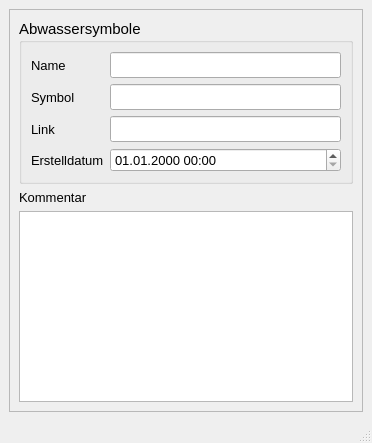
<?xml version="1.0" encoding="UTF-8"?>
<ui version="4.0">
 <class>MainWindow</class>
 <widget class="QMainWindow" name="MainWindow">
  <property name="geometry">
   <rect>
    <x>0</x>
    <y>0</y>
    <width>372</width>
    <height>443</height>
   </rect>
  </property>
  <property name="minimumSize">
   <size>
    <width>370</width>
    <height>300</height>
   </size>
  </property>
  <property name="font">
   <font>
    <family>Tahoma</family>
    <pointsize>10</pointsize>
   </font>
  </property>
  <property name="windowTitle">
   <string>Anbindung Direkteinleiter</string>
  </property>
  <property name="layoutDirection">
   <enum>Qt::LeftToRight</enum>
  </property>
  <widget class="QWidget" name="centralwidget">
   <layout class="QGridLayout" name="gridLayout">
    <item row="0" column="0">
     <widget class="QScrollArea" name="scrollArea">
      <property name="widgetResizable">
       <bool>true</bool>
      </property>
      <widget class="QWidget" name="scrollAreaWidgetContents">
       <property name="geometry">
        <rect>
         <x>0</x>
         <y>0</y>
         <width>348</width>
         <height>393</height>
        </rect>
       </property>
       <layout class="QGridLayout" name="gridLayout_2">
        <item row="0" column="0">
         <widget class="QGroupBox" name="groupBox_3">
          <property name="font">
           <font>
            <family>Tahoma</family>
            <pointsize>11</pointsize>
           </font>
          </property>
          <property name="title">
           <string>Abwassersymbole</string>
          </property>
          <layout class="QGridLayout" name="gridLayout_3">
           <item row="0" column="0">
            <widget class="QLabel" name="label_4">
             <property name="font">
              <font>
               <family>Tahoma</family>
               <pointsize>10</pointsize>
              </font>
             </property>
             <property name="text">
              <string>Name</string>
             </property>
             <property name="alignment">
              <set>Qt::AlignLeading|Qt::AlignLeft|Qt::AlignVCenter</set>
             </property>
            </widget>
           </item>
           <item row="0" column="1">
            <widget class="QLineEdit" name="bezeichnung">
             <property name="font">
              <font>
               <family>Tahoma</family>
               <pointsize>11</pointsize>
              </font>
             </property>
             <property name="toolTip">
              <string>&lt;html&gt;&lt;head/&gt;&lt;body&gt;&lt;p&gt;Eindeutige Bezeichnung&lt;/p&gt;&lt;/body&gt;&lt;/html&gt;</string>
             </property>
             <property name="statusTip">
              <string>Eindeutige Bezeichnung</string>
             </property>
            </widget>
           </item>
           <item row="1" column="0">
            <widget class="QLabel" name="label_73">
             <property name="font">
              <font>
               <family>Tahoma</family>
               <pointsize>10</pointsize>
              </font>
             </property>
             <property name="text">
              <string>Symbol</string>
             </property>
            </widget>
           </item>
           <item row="1" column="1">
            <widget class="QLineEdit" name="art">
             <property name="font">
              <font>
               <family>Tahoma</family>
               <pointsize>11</pointsize>
              </font>
             </property>
             <property name="toolTip">
              <string/>
             </property>
             <property name="statusTip">
              <string/>
             </property>
            </widget>
           </item>
           <item row="2" column="0">
            <widget class="QLabel" name="label_72">
             <property name="font">
              <font>
               <family>Tahoma</family>
               <pointsize>10</pointsize>
              </font>
             </property>
             <property name="text">
              <string>Link</string>
             </property>
            </widget>
           </item>
           <item row="2" column="1">
            <widget class="QLineEdit" name="link">
             <property name="font">
              <font>
               <family>Tahoma</family>
               <pointsize>11</pointsize>
              </font>
             </property>
             <property name="toolTip">
              <string>&lt;html&gt;&lt;head/&gt;&lt;body&gt;&lt;p&gt;Speicherort mit Zusatzinfos&lt;/p&gt;&lt;/body&gt;&lt;/html&gt;</string>
             </property>
             <property name="statusTip">
              <string>Speicherort mit Zusatzinfos</string>
             </property>
            </widget>
           </item>
           <item row="3" column="0">
            <widget class="QLabel" name="label_71">
             <property name="font">
              <font>
               <family>Tahoma</family>
               <pointsize>10</pointsize>
              </font>
             </property>
             <property name="text">
              <string>Erstelldatum</string>
             </property>
            </widget>
           </item>
           <item row="3" column="1">
            <widget class="QgsDateTimeEdit" name="createdat">
             <property name="font">
              <font>
               <family>Tahoma</family>
               <pointsize>10</pointsize>
              </font>
             </property>
             <property name="currentSection">
              <enum>QDateTimeEdit::DaySection</enum>
             </property>
             <property name="displayFormat">
              <string>dd.MM.yyyy HH:mm</string>
             </property>
            </widget>
           </item>
          </layout>
         </widget>
        </item>
        <item row="1" column="0">
         <widget class="QLabel" name="label_15">
          <property name="text">
           <string>Kommentar</string>
          </property>
         </widget>
        </item>
        <item row="2" column="0">
         <widget class="QTextEdit" name="kommentar">
          <property name="minimumSize">
           <size>
            <width>0</width>
            <height>0</height>
           </size>
          </property>
          <property name="toolTip">
           <string>&lt;html&gt;&lt;head/&gt;&lt;body&gt;&lt;p&gt;Platz für zusätzliche Kommentare&lt;/p&gt;&lt;/body&gt;&lt;/html&gt;</string>
          </property>
          <property name="statusTip">
           <string>Platz für zusätzliche Kommentare</string>
          </property>
         </widget>
        </item>
       </layout>
      </widget>
     </widget>
    </item>
   </layout>
  </widget>
  <widget class="QStatusBar" name="statusbar"/>
 </widget>
 <customwidgets>
  <customwidget>
   <class>QgsDateTimeEdit</class>
   <extends>QDateTimeEdit</extends>
   <header>qgsdatetimeedit.h</header>
  </customwidget>
 </customwidgets>
 <tabstops>
  <tabstop>bezeichnung</tabstop>
  <tabstop>art</tabstop>
  <tabstop>link</tabstop>
  <tabstop>createdat</tabstop>
  <tabstop>kommentar</tabstop>
 </tabstops>
 <resources/>
 <connections/>
</ui>
